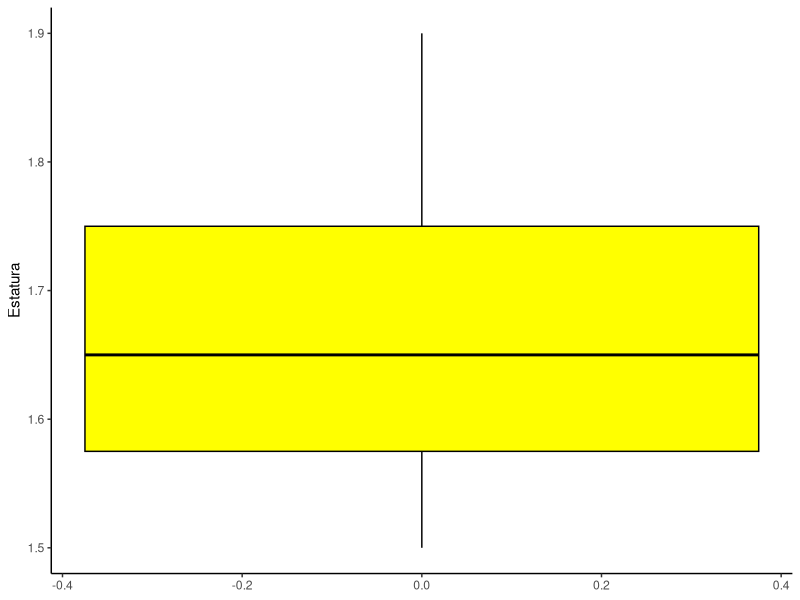
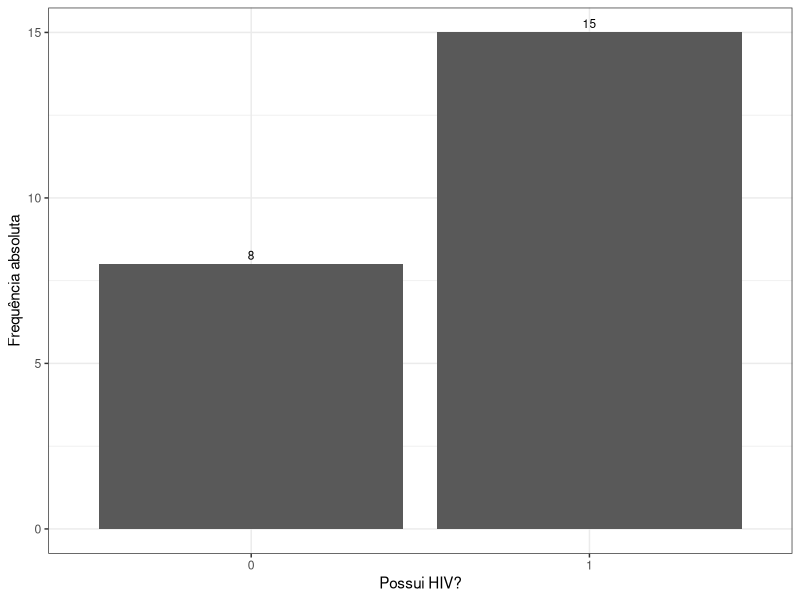

Reproduce these figures in R, in order.
library(readxl)
base = read_xlsx("Base Casos.xlsx")

library(ggplot2)
library(dplyr)
base %>% 
  ggplot(mapping = aes(y = Estatura)) +
  geom_boxplot(color = "black",
               fill = "yellow") +
  theme_classic()

base$HIV=as.factor(base$HIV)
ggplot(data=base,mapping=aes(x=HIV))+
  geom_bar()+
  geom_text(stat = "count", aes(label = after_stat(count)), vjust = -0.5, size=3) +
  xlab("Possui HIV?")+
  ylab("Frequência absoluta")+
  theme_bw()